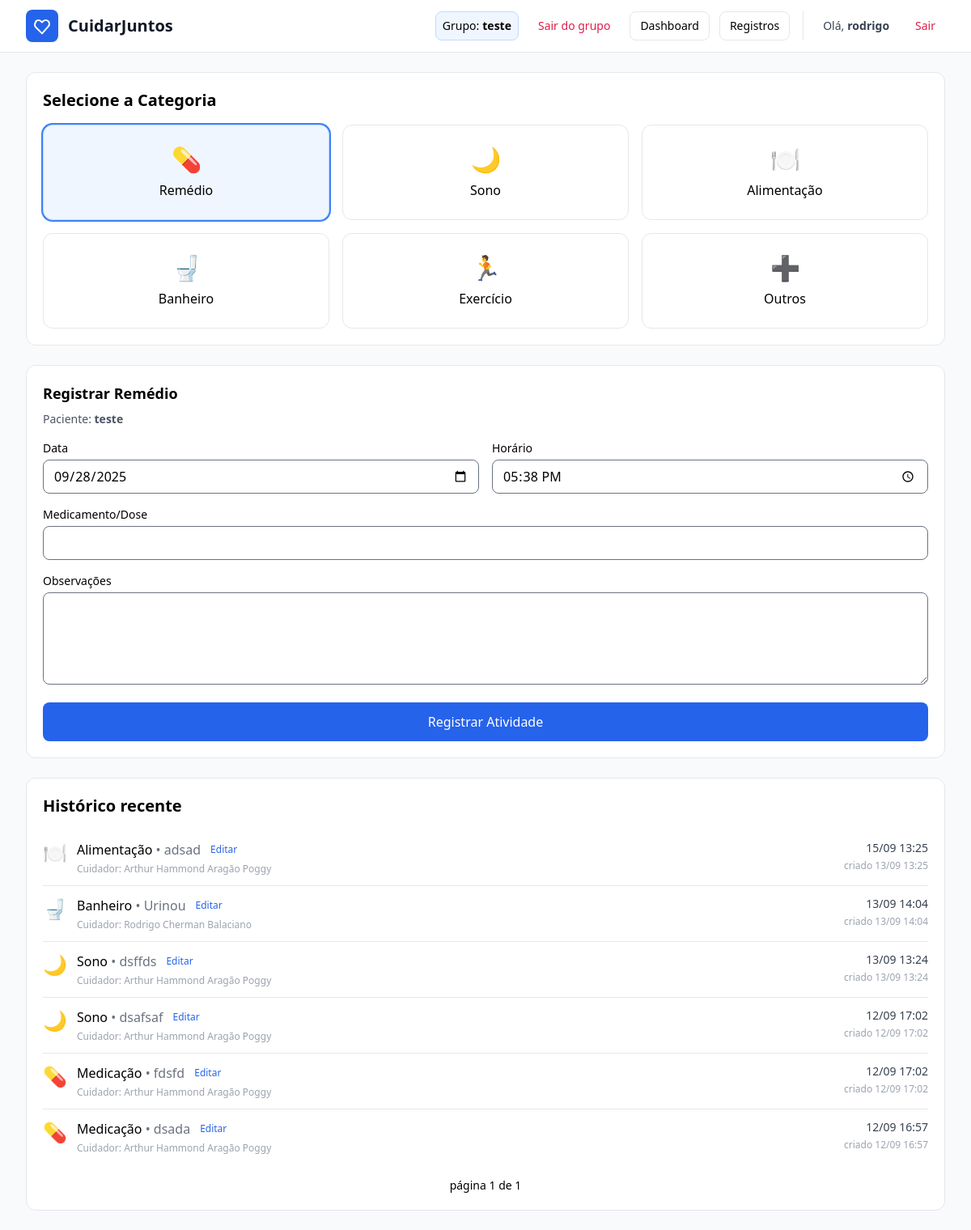
The app's page /care/records/new/ (signed in), older data.
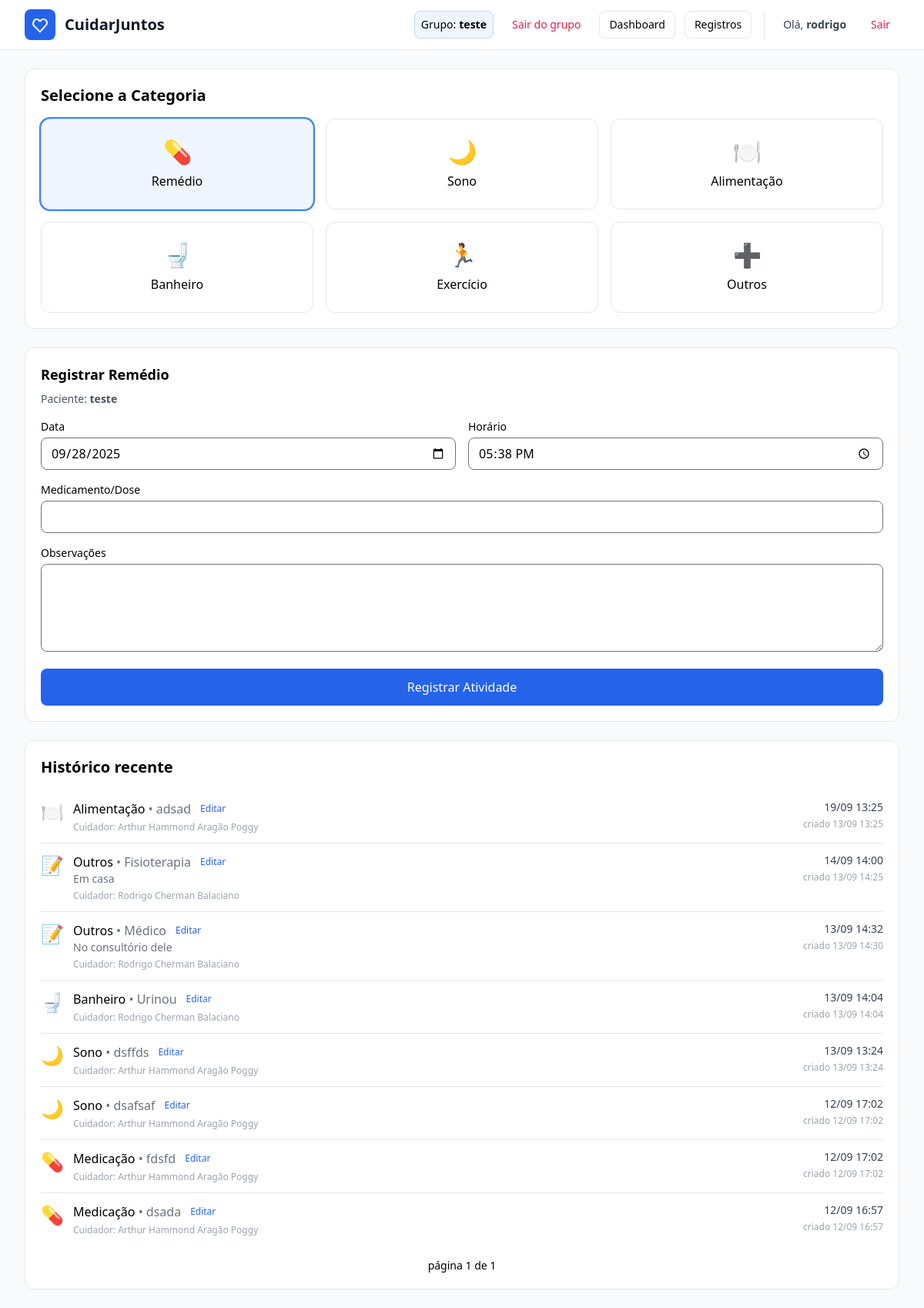
The same page, newer data.
### care/models.py (models this page shows, shortened)
class CareRecord(models.Model):
    class Type(models.TextChoices):
        MEDICATION = "medication", "Medicação"
        MEAL       = "meal",       "Alimentação"
        VITAL      = "vital",      "Sinais Vitais"
        ACTIVITY   = "activity",   "Atividade"
        SLEEP      = "sleep",      "Sono"
        BATHROOM   = "bathroom",   "Banheiro"
        OTHER      = "other",      "Outros"
    class Status(models.TextChoices):
        PENDING = "pending", "Pendente"
        DONE    = "done",    "Realizada"
        MISSED  = "missed",  "Não realizado"
    patient     = models.ForeignKey(Patient, on_delete=models.CASCADE, related_name="records")
    caregiver   = models.CharField("Cuidador", max_length=120)
    type        = models.CharField("Tipo", max_length=20, choices=Type.choices, default=Type.MEDICATION)
    what        = models.CharField("O que", max_length=200)
    description = models.TextField("Descrição", blank=True)
    date        = models.DateField("Data", db_index=True)
    time        = models.TimeField("Hora")
    timestamp   = models.DateTimeField("Criado em", auto_now_add=True)
    created_by  = models.ForeignKey(
        User, on_delete=models.CASCADE, related_name="care_records",
        null=True, blank=True, db_index=True
    )
    status = models.CharField("Status", max_length=10, choices=Status.choices, default=Status.PENDING, db_index=True)
    class Meta:
        ordering = ["-date", "-time"]
        indexes = [models.Index(fields=["patient", "date"])]

### care/views.py (the view, shortened to what this page needs)
# urls.py: path("records/new/", RecordCreate.as_view(), name="record-create"),
class RecordCreate(OwnObjectsMixin, CreateView):
    model = CareRecord
    form_class = CareRecordForm
    template_name = "care/record_quick.html"
    def _selected_category(self):
        cat = self.request.GET.get("category") or self.request.POST.get("type")
        return cat if cat in dict(CareRecord.Type.choices) else CareRecord.Type.MEDICATION
    def get_initial(self):
        initial = super().get_initial().copy()
        initial.setdefault("date", timezone.localdate())
        initial.setdefault("time", timezone.localtime().strftime("%H:%M"))
        initial.setdefault("type", self._selected_category())
        grp = getattr(self.request.user, "group_membership", None)
        if grp and getattr(grp, "group", None) and getattr(grp.group, "patient_id", None):
            initial.setdefault("patient", grp.group.patient_id)
        return initial
    def get_form(self, form_class=None):
        form = super().get_form(form_class)
        grp = getattr(self.request.user, "group_membership", None)
        if grp and getattr(grp, "group", None) and getattr(grp.group, "patient_id", None):
            pid = grp.group.patient_id
            form.fields["patient"].queryset = Patient.objects.filter(pk=pid)
            form.fields["patient"].initial = pid
        else:
            form.fields["patient"].queryset = Patient.objects.none()
        form.fields["patient"].widget = forms.HiddenInput()
        if "type" in form.fields:
            form.fields["type"].widget = forms.HiddenInput()
            form.initial["type"] = self._selected_category()
        return form
    def get_context_data(self, **kwargs):
        ctx = super().get_context_data(**kwargs)
        selected = self._selected_category()
        ctx["categories"] = CATEGORY_CHOICES_UI  # se preferir: CareRecord.Type.choices
        ctx["selected_category"] = selected
        grp = getattr(self.request.user, "group_membership", None)
        patient = grp.group.patient if (grp and getattr(grp, "group", None)) else None
        ctx["current_patient"] = patient
        if patient:
            recent_qs = CareRecord.objects.filter(patient=patient).select_related("patient")
            ctx["recent"] = Paginator(recent_qs, 15).get_page(self.request.GET.get("page"))
        else:
            ctx["recent"] = None
        return ctx

### care/context_processors.py (called while the page is built)
def current_group(request):
    if not request.user.is_authenticated:
        return {"current_group": None, "current_group_membership": None}
    try:
        gm = GroupMembership.objects.select_related("group").get(user=request.user)
        return {"current_group": gm.group, "current_group_membership": gm}
    except GroupMembership.DoesNotExist:
        return {"current_group": None, "current_group_membership": None}

### templates/care/record_quick.html (shortened to what the changed rows need)
{% extends "base.html" %}
{% load static %}
{% block content %}
<div class="bg-white border rounded-xl p-5 mb-6">
  <h2 class="text-xl font-semibold mb-4">Selecione a Categoria</h2>
  <div class="grid grid-cols-1 sm:grid-cols-2 lg:grid-cols-3 gap-4">
    {% for value,label in categories %}
      <a href="{% url 'care:record-create' %}?category={{ value }}"
         class="rounded-xl border p-6 text-center transition
                {% if selected_category == value %} ring-2 ring-blue-500 bg-blue-50 border-blue-200 {% else %} hover:bg-gray-50 {% endif %}">
        <div class="text-3xl mb-2">
          {% if value == 'medication' %}💊{% elif value == 'sleep' %}🌙
          {% elif value == 'meal' %}🍽️{% elif value == 'bathroom' %}🚽
          {% elif value == 'activity' %}🏃{% else %}➕{% endif %}
        </div>
        <div class="font-medium">{{ label }}</div>
      </a>
    {% endfor %}
  </div>
</div>
<div class="bg-white border rounded-xl p-5">
  <h3 class="text-lg font-semibold mb-2">
    Registrar {% for v,l in categories %}{% if v == selected_category %}{{ l }}{% endif %}{% endfor %}
  </h3>
  {% if current_patient %}
    <p class="text-sm text-gray-600 mb-4">Paciente: <strong>{{ current_patient.name }}</strong></p>
  {% endif %}
  <form method="post" class="space-y-4" id="record-form">
    <div class="grid grid-cols-1 sm:grid-cols-2 gap-4">
    </div>
    {% if selected_category == 'sleep' %}
      <div class="mt-2">
        <label class="block text-sm mb-2">Status do sono</label>
        {% if form.sleep_event %}
          {{ form.sleep_event.errors }}
          <ul class="flex gap-3">
            {% for rb in form.sleep_event %}
              <li>
                <label class="inline-flex items-center gap-2 rounded-lg border px-3 py-2 cursor-pointer hover:bg-gray-50">
                  {{ rb.tag }}
                  <span>{{ rb.choice_label|title }}</span>
                </label>
              </li>
            {% endfor %}
          </ul>
          <div class="hidden">{{ form.what }}</div>
        {% else %}
          <div class="flex gap-3">
            <label class="inline-flex items-center gap-2 rounded-lg border px-3 py-2 cursor-pointer hover:bg-gray-50">
              <input type="radio" name="sleep_event" value="Dormiu">
              <span>Dormiu</span>
            </label>
            <label class="inline-flex items-center gap-2 rounded-lg border px-3 py-2 cursor-pointer hover:bg-gray-50">
              <input type="radio" name="sleep_event" value="Acordou">
              <span>Acordou</span>
            </label>
          </div>
          <div class="hidden">
            {{ form.what }}
          </div>
          {{ form.what.errors }}
        {% endif %}
      </div>
    {% else %}
      <div class="mt-2">
      </div>
    {% endif %}
    <div>
    </div>
    <button class="w-full bg-blue-600 text-white rounded-lg py-3 font-medium hover:bg-blue-700">
    </button>
  </form>
</div>
<div id="history" class="bg-white border rounded-xl p-5 mt-6">
  <h2 class="text-xl font-semibold mb-4">Histórico recente</h2>
  {% if recent and recent.paginator.count %}
    <ol class="divide-y">
      {% for r in recent %}
        <li class="py-3 flex items-start justify-between gap-6">
          <div class="flex items-start gap-3">
            <span class="text-2xl">
              {% if r.type == 'medication' %}💊{% elif r.type == 'sleep' %}🌙
              {% elif r.type == 'meal' %}🍽️{% elif r.type == 'bathroom' %}🚽
              {% elif r.type == 'activity' %}🏃{% elif r.type == 'vital' %}❤️{% else %}📝{% endif %}
            </span>
            <div>
              <div class="flex items-center gap-3">
                <div class="font-medium">
                  {{ r.get_type_display }}
                  {% if r.what %}<span class="text-gray-500">• {{ r.what }}</span>{% endif %}
                </div>
                <a href="{% url 'care:record-update' r.pk %}" class="text-xs text-blue-600 hover:underline">Editar</a>
              </div>
              {% if r.description %}
                <div class="text-gray-500 text-sm line-clamp-2">{{ r.description }}</div>
              {% endif %}
              {% if r.caregiver %}
                <div class="text-xs text-gray-400 mt-1">Cuidador: {{ r.caregiver }}</div>
              {% endif %}
            </div>
          </div>
          <div class="text-right shrink-0">
            <div class="text-sm text-gray-700">
              {{ r.date|date:'d/m' }} {{ r.time|time:'H:i' }}
            </div>
            {% if r.timestamp %}
              <div class="text-xs text-gray-400 mt-1">
                criado {{ r.timestamp|date:'d/m H:i' }}
              </div>
            {% endif %}
          </div>
        </li>
      {% endfor %}
    </ol>
  {% else %}
    <p class="text-gray-500">Nenhum registro ainda.</p>
  {% endif %}
</div>
{% endblock %}

Row changes from the older to the newer data that the page shows:
changed CareRecord "Alimentação": date "15/09" → "19/09"
added CareRecord: type "Outros", what "Fisioterapia", description "Em casa", caregiver "Rodrigo Cherman Balaciano", date "14/09", time "14:00", timestamp "13/09 14:25"
added CareRecord: type "Outros", what "Médico", description "No consultório dele", caregiver "Rodrigo Cherman Balaciano", date "13/09", time "14:32", timestamp "13/09 14:30"
